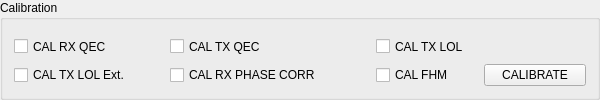
                 <widget class="QGroupBox" name="groupBox">
                  <property name="minimumSize">
                   <size>
                    <width>600</width>
                    <height>0</height>
                   </size>
                  </property>
                  <property name="maximumSize">
                   <size>
                    <width>600</width>
                    <height>16777215</height>
                   </size>
                  </property>
                  <property name="title">
                   <string>Calibration</string>
                  </property>
                  <layout class="QVBoxLayout" name="verticalLayout_25">
                   <property name="topMargin">
                    <number>15</number>
                   </property>
                   <item>
                    <layout class="QHBoxLayout" name="horizontalLayout_41">
                     <item>
                      <widget class="QCheckBox" name="calibrate_rx_qec_en">
                       <property name="sizePolicy">
                        <sizepolicy hsizetype="Expanding" vsizetype="Expanding">
                         <horstretch>0</horstretch>
                         <verstretch>0</verstretch>
                        </sizepolicy>
                       </property>
                       <property name="minimumSize">
                        <size>
                         <width>150</width>
                         <height>0</height>
                        </size>
                       </property>
                       <property name="maximumSize">
                        <size>
                         <width>150</width>
                         <height>16777215</height>
                        </size>
                       </property>
                       <property name="text">
                        <string>CAL RX QEC</string>
                       </property>
                      </widget>
                     </item>
                     <item>
                      <widget class="QCheckBox" name="calibrate_tx_qec_en">
                       <property name="sizePolicy">
                        <sizepolicy hsizetype="Expanding" vsizetype="Expanding">
                         <horstretch>0</horstretch>
                         <verstretch>0</verstretch>
                        </sizepolicy>
                       </property>
                       <property name="minimumSize">
                        <size>
                         <width>200</width>
                         <height>0</height>
                        </size>
                       </property>
                       <property name="maximumSize">
                        <size>
                         <width>200</width>
                         <height>16777215</height>
                        </size>
                       </property>
                       <property name="text">
                        <string>CAL TX QEC</string>
                       </property>
                      </widget>
                     </item>
                     <item>
                      <widget class="QCheckBox" name="calibrate_tx_lol_en">
                       <property name="sizePolicy">
                        <sizepolicy hsizetype="Expanding" vsizetype="Expanding">
                         <horstretch>0</horstretch>
                         <verstretch>0</verstretch>
                        </sizepolicy>
                       </property>
                       <property name="minimumSize">
                        <size>
                         <width>100</width>
                         <height>0</height>
                        </size>
                       </property>
                       <property name="text">
                        <string>CAL TX LOL</string>
                       </property>
                      </widget>
                     </item>
                     <item>
                      <spacer name="horizontalSpacer_3">
                       <property name="orientation">
                        <enum>Qt::Horizontal</enum>
                       </property>
                       <property name="sizeHint" stdset="0">
                        <size>
                         <width>40</width>
                         <height>20</height>
                        </size>
                       </property>
                      </spacer>
                     </item>
                    </layout>
                   </item>
                   <item>
                    <layout class="QHBoxLayout" name="horizontalLayout_42">
                     <item>
                      <widget class="QCheckBox" name="calibrate_tx_lol_ext_en">
                       <property name="sizePolicy">
                        <sizepolicy hsizetype="Expanding" vsizetype="Expanding">
                         <horstretch>0</horstretch>
                         <verstretch>0</verstretch>
                        </sizepolicy>
                       </property>
                       <property name="minimumSize">
                        <size>
                         <width>150</width>
                         <height>0</height>
                        </size>
                       </property>
                       <property name="text">
                        <string>CAL TX LOL Ext.</string>
                       </property>
                      </widget>
                     </item>
                     <item>
                      <widget class="QCheckBox" name="calibrate_rx_phase_correction_en">
                       <property name="sizePolicy">
                        <sizepolicy hsizetype="Expanding" vsizetype="Expanding">
                         <horstretch>0</horstretch>
                         <verstretch>0</verstretch>
                        </sizepolicy>
                       </property>
                       <property name="minimumSize">
                        <size>
                         <width>200</width>
                         <height>0</height>
                        </size>
                       </property>
                       <property name="text">
                        <string>CAL RX PHASE CORR</string>
                       </property>
                      </widget>
                     </item>
                     <item>
                      <widget class="QCheckBox" name="calibrate_fhm_en">
                       <property name="sizePolicy">
                        <sizepolicy hsizetype="Expanding" vsizetype="Expanding">
                         <horstretch>0</horstretch>
                         <verstretch>0</verstretch>
                        </sizepolicy>
                       </property>
                       <property name="minimumSize">
                        <size>
                         <width>100</width>
                         <height>0</height>
                        </size>
                       </property>
                       <property name="text">
                        <string>CAL FHM</string>
                       </property>
                      </widget>
                     </item>
                     <item>
                      <widget class="QPushButton" name="calibrate">
                       <property name="sizePolicy">
                        <sizepolicy hsizetype="Expanding" vsizetype="Expanding">
                         <horstretch>0</horstretch>
                         <verstretch>0</verstretch>
                        </sizepolicy>
                       </property>
                       <property name="minimumSize">
                        <size>
                         <width>100</width>
                         <height>0</height>
                        </size>
                       </property>
                       <property name="text">
                        <string>CALIBRATE</string>
                       </property>
                      </widget>
                     </item>
                    </layout>
                   </item>
                  </layout>
                 </widget>
